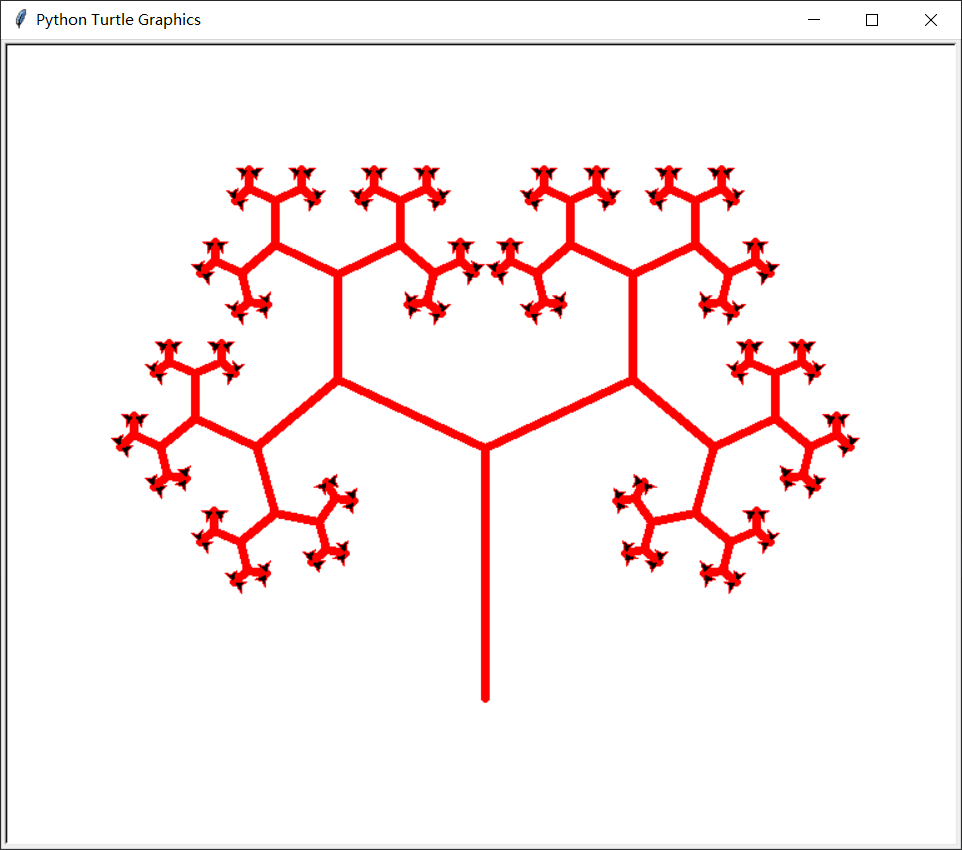

Write Python code to recreate this figure.
import turtle

p = turtle.Pen()
p.penup()
p.goto(0, -200)
p.setheading(90)
p.pensize(7)
p.pencolor('red')
p.pendown()


def branch(plist, len):
    if (len > 15):
        list = []
        for p in plist:
            p.forward(len)
            q = p.clone()
            p.left(65)
            q.right(65)
            list.append(p)
            list.append(q)
        branch(list, len * 0.65)


branch([p], 200)
turtle.done()
